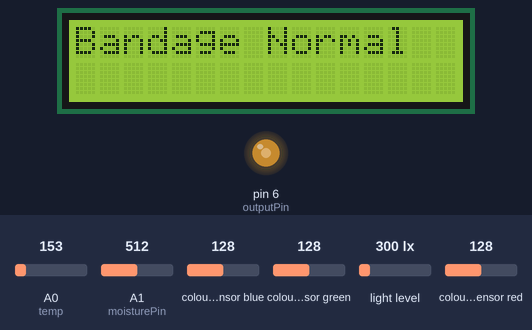
Simulated run of this sketch. Board: Arduino Uno, built with avr-gcc and run on an emulated ATmega328P. Parts: 16×2 character LCD, output pins drawn as LEDs (lit = HIGH). The test bench sets the inputs (shaded band); at power-on: A1 (moisturePin) = 512, A0 (temp) = 153, colour sensor blue 128, colour sensor green 128, light level 300 lx, colour sensor red 128. What the sketch prints to the serial monitor is not drawn.

Above: at 1.3 s.
1.4 s: A1 (moisturePin) set to 306
At 6.4 s:
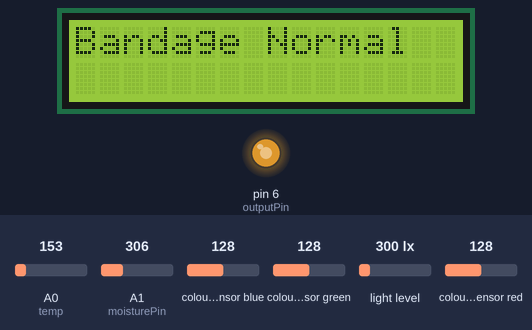
At 11.6 s:
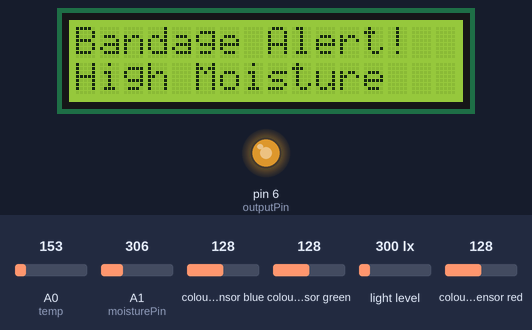
Timing chart, 0 to 13.1 s (numbered marks = the images above; inputs shaded):
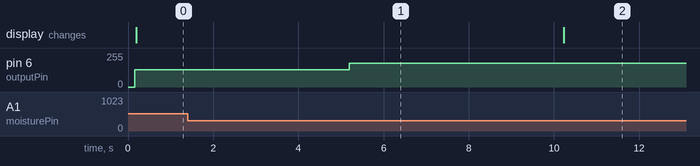

Measured:
- after the input at 1.4 s, pin 6 (outputPin): 128/255 → 179/255 after 3.8 s

The sketch:

SurgiSafe.ino
```cpp
//Libraries
#include <LiquidCrystal.h> // LCD Screen
#include <Wire.h>// Color Sensor
#include <SparkFun_APDS9960.h>// Color Sensor
// No libraries needed for Temperature sensor
// No libraries needed for Moisture

//Initalize pins
LiquidCrystal lcd(7, 8, 9, 10, 11, 12); //LCD Screen
#define temp A0 //Tempe8rature sensor
#define moisturePin A1 //Moisture Sensor
#define outputPin 6 //Moisture Sensor
SparkFun_APDS9960 apds = SparkFun_APDS9960(); //Color Sensor

String color;
//checker variables
float checkTemp = 0.0;
int checkMoist = 0;
String checkColor = "Pink";


void setup(void) {
  Serial.begin(9600); //Set data rate 9600 bits per second
  lcd.begin(16, 2); //Start LCD screen
  Wire.begin(); // Start Color Sensor

  // Color Sensor Connection
  if (apds.init()) {
    Serial.println("APDS-9960 initialized");
  } else {
    Serial.println("Error initializing APDS-9960");
  }

  // Enable color sensing mode
  if (apds.enableLightSensor(false)) {
    Serial.println("Ambient light sensor enabled");
  } else {
    Serial.println("Error enabling light sensor");
  }

  delay(100); // Give sensor time to initialize
  //No set up Temperature Sensor
  //No Set up for moisture

}


 void loop() {

  //Temperature Check
  float voltage = analogRead(temp)*0.004882813;
  float degreesC = (voltage - 0.5)*100.0; //Measured in Celsius
  Serial.print("Temperature °C = ");
  Serial.println(degreesC);
  if (degreesC >=50 && checkTemp >50){
    lcd.setCursor(0,0);
    lcd.print("Bandage Alert!");
    lcd.setCursor(0,1);
    lcd.print("High Temperature");
    delay(100000000000);
  }
  checkTemp = degreesC;

  //Moisture Check
  int moistureValue = analogRead(moisturePin);  // Read the analog value from sensor
  int outputValue = map(moistureValue, 0, 1023, 255, 0); // map the 10-bit data to 8-bit data
  analogWrite(outputPin, outputValue); // generate PWM signal
  Serial.print("Moisture = ");
  Serial.println(outputValue);
  if (outputValue >=140 && checkMoist >=140){
    lcd.setCursor(0,0);
    lcd.print("Bandage Alert!");
    lcd.setCursor(0,1);
    lcd.print("High Moisture");
    delay(100000000000);
  }
  checkMoist = outputValue;

  // Color Check
  uint16_t red, green, blue, ambient;
  if (!apds.readAmbientLight(ambient) || !apds.readRedLight(red) || !apds.readGreenLight(green) || !apds.readBlueLight(blue)) {
    Serial.println("Error reading light values");

  }
  // Print color values
  Serial.print("Ambient: "); Serial.print(ambient);
  Serial.print("\tRed: "); Serial.print(red);
  Serial.print("\tGreen: "); Serial.print(green);
  Serial.print("\tBlue: "); Serial.println(blue);

  // Color identification logic (simple threshold based example)
  if (red > green && red > blue) {
    color = "Red";
  } else if (green > red && green > blue) {
    color = "Green";
  } else if (blue > red && blue > green) {
    color = "Blue";
  } else {
    color = "Mixed";
  }
  Serial.println(color);
  if (color == "Blue" && checkColor == "Blue"){
    lcd.setCursor(0,0);
    lcd.print("Bandage Alert!");
    lcd.setCursor(0,1);
    lcd.print("High Alkaline");
    delay(100000000000);
  }
  checkColor = color;

  //time check
  int timeB = 0;
  timeB+=5;
  if (timeB >= 172800) {
    lcd.setCursor(0,0);
    lcd.print("Bandage Alert!");
    lcd.setCursor(0,1);
    lcd.print("Change Bandage");
    delay(100000000000);
  }

  lcd.setCursor(0,0);
  lcd.print("Bandage Normal");

  delay(5000);


  }
```
